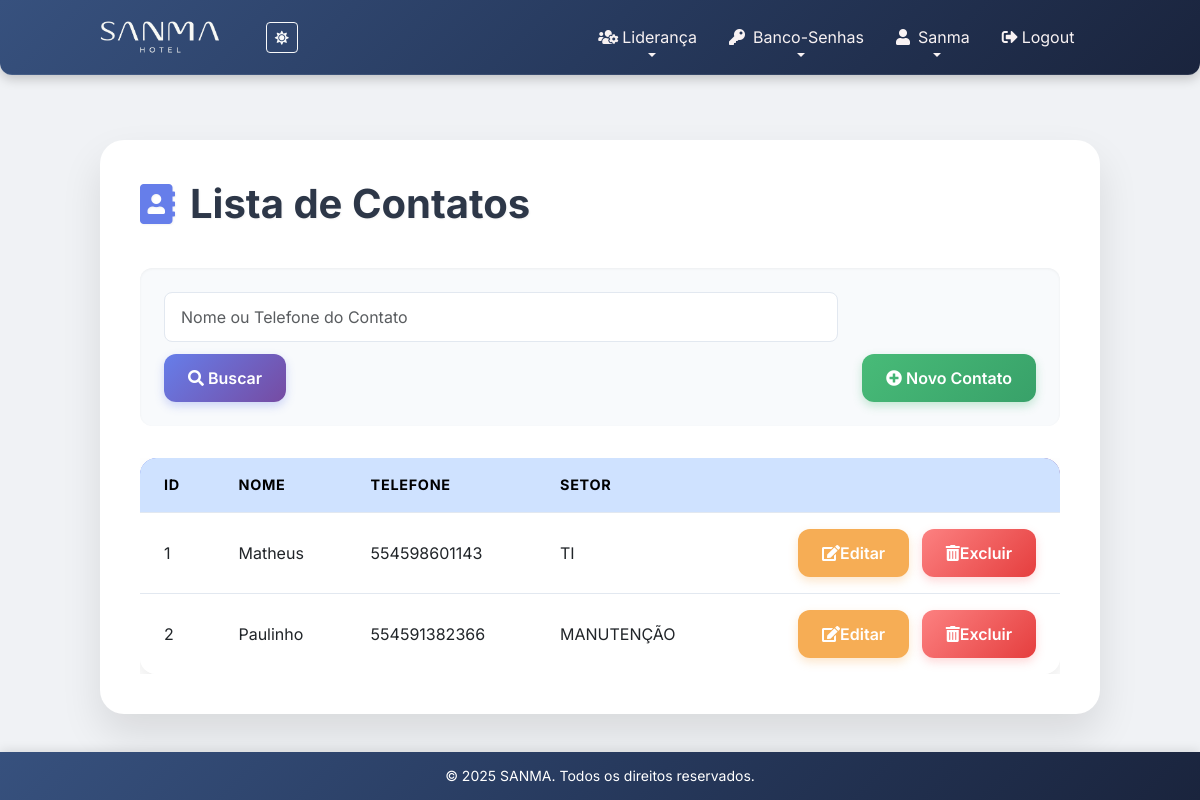
The app's page /ordem-servico/listar_contato/ (signed in), older data.
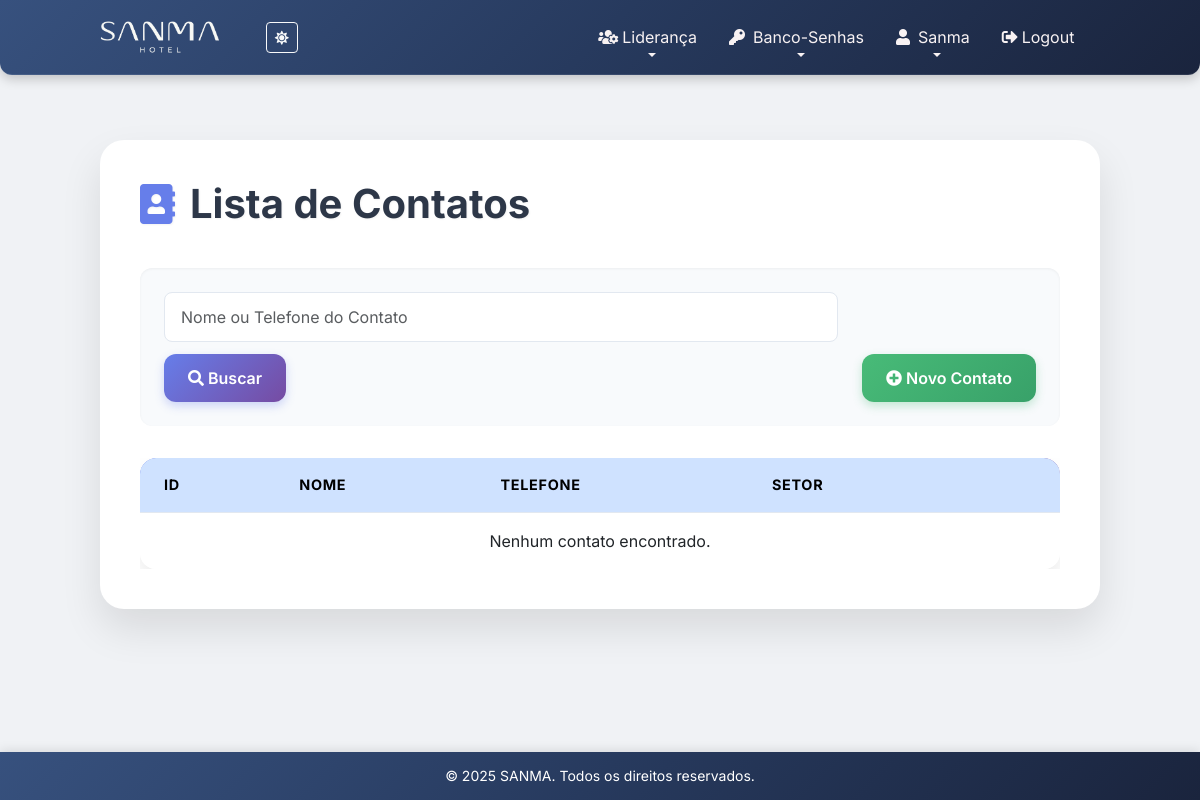
The same page, newer data.
### ordem_servico/models.py (models this page shows, shortened)
class Contato(models.Model):
    nome_responsavel = models.CharField(max_length=100)
    numero_telefone = models.CharField(max_length=20)
    grupo = models.ForeignKey(Group, on_delete=models.CASCADE)
    usuario = models.ForeignKey(User, on_delete=models.CASCADE, null=True, blank=True)
    class Meta:
        verbose_name = 'Contato'
        verbose_name_plural = 'Contatos'

### ordem_servico/views/contato.py (the view)
# urls.py: path('listar_contato/', listar_contatos, name='listar_contatos'),
@login_required
@user_passes_test(has_permission, login_url='403')
def listar_contatos(request):
    search = request.GET.get('search', '')
    contatos = Contato.objects.filter(nome_responsavel__icontains=search) if search else Contato.objects.all()
    return render(request, 'contatos/listar_contatos.html', {'contatos': contatos})

### core/views.py (called while the page is built)
def has_permission(user):
    return user.is_authenticated and (user.is_staff or user.groups.filter(name__in=['ADMIN', 'LIDERANÇA']).exists())

### templates/contatos/listar_contatos.html (shortened to what this page needs)
{% extends 'core/base.html' %}
{% load static %}
{% block extra_css %}
<link rel="stylesheet" href="{% static 'css/contatos/listar_contatos.css' %}">
<link rel="stylesheet" href="https://cdnjs.cloudflare.com/ajax/libs/font-awesome/5.15.4/css/all.min.css">
{% endblock %}
{% block content %}
<div class="container mt-4">
    <h1><i class="fas fa-address-book"></i> Lista de Contatos</h1>
    <form method="get" action="{% url 'listar_contatos' %}" class="search-filter-form">
        <div class="search-input-group">
            <input type="text" name="search" placeholder="Nome ou Telefone do Contato" value="{{ request.GET.search }}" class="form-control me-2" />
            <button type="submit" class="btn2 btn2-primary">
                <i class="fas fa-search me-1"></i> Buscar
            </button>
        </div>
        <a href="{% url 'criar_contato' %}" class="btn2 btn2-success">
            <i class="fas fa-plus-circle me-1"></i> Novo Contato
        </a>
    </form>
    <div class="table-responsive">
        <table class="table table-hover align-middle">
            <thead class="table-primary">
                <tr>
                    <th scope="col">ID</th>
                    <th scope="col">Nome</th>
                    <th scope="col">Telefone</th>
                    <th scope="col">Setor</th>
                    <th></th>
                </tr>
            </thead>
            <tbody>
                {% for contato in contatos %}
                    <tr>
                        <td data-label="ID">{{ contato.id }}</td>
                        <td data-label="Nome">{{ contato.nome_responsavel }}</td>
                        <td data-label="Telefone">{{ contato.numero_telefone }}</td>
                        <td data-label="Setor">{{ contato.grupo.name }}</td>
                        <td class="text-end" data-label="Ações">
                            <a href="{% url 'editar_contato' contato.id %}" class="btn2 btn2-warning btn-sm me-2">
                                <i class="fas fa-edit"></i> Editar
                            </a>
                            <a href="{% url 'excluir_contato' contato.id %}" class="btn2 btn2-danger btn-sm" onclick="return confirm('Tem certeza que deseja excluir este contato?');">
                                <i class="fas fa-trash-alt"></i> Excluir
                            </a>
                        </td>
                    </tr>
                {% empty %}
                    <tr>
                        <td colspan="5" class="text-center">Nenhum contato encontrado.</td>
                    </tr>
                {% endfor %}
            </tbody>
        </table>
    </div>
</div>
{% endblock %}

Row changes from the older to the newer data that the page shows:
removed Contato: id "1", nome_responsavel "Matheus", numero_telefone "554598601143", grupo.name "TI"
removed Contato: id "2", nome_responsavel "Paulinho", numero_telefone "554591382366", grupo.name "MANUTENÇÃO"
Text that changed along with them:
text now shown: "Nenhum contato encontrado."
